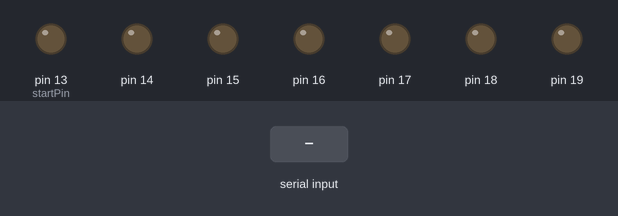
This sketch was run on a simulated Arduino Uno, built with avr-gcc and run on an emulated ATmega328P. On the bench: output pins drawn as LEDs (lit = HIGH). Inputs (shaded band) come from the test bench. What the sketch prints to the serial monitor is not drawn.

Above: at 1.2 s.
1.3 s: "<1>" received over Serial
2.9 s: "<0>" received over Serial
Timing chart, 0 to 5.9 s (numbered marks = the images above; inputs shaded):
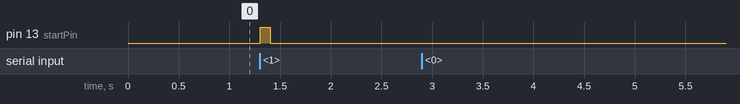

The sketch:

bubble_wall.ino
```cpp
const byte numChars = 36;
char receivedChars[numChars];

boolean newData = false;
int startPin = 13;
int AirTime = 1000;

void setup() {
  int i;
  // put your setup code here, to run once:
  Serial.begin(115200);
  Serial.println("Power on!");
  for (i = 0; i <= numChars -1; i++)
  {
    pinMode(i + startPin, OUTPUT);
  }
}

void loop() {
  int i;
  char data[numChars];
  int flag = 0;
  recvWithStartEndMarkers();

  for (i = 0; i <= (numChars - 1); i++)
  {
    if (receivedChars[i] == '1')
    {
      Serial.print(i);
      Serial.print(", ");
      digitalWrite(i + startPin, HIGH);
      receivedChars[i] = 0;
      flag = flag + 1;
    }
    else if (receivedChars[i] == '0')
    {
      Serial.print("*");
      Serial.print(i);
      Serial.print("*, ");
      digitalWrite(i + startPin, LOW);
      receivedChars[i] = 0;
      flag = flag + 1;
    }
  }
  newData = false;
  if (flag != 0)
  {
    //Serial.print(" |   ");
    //Serial.println(flag);
    flag = 0;
  }

  delay(100);

  for (i = 0; i <= (numChars - 1); i++)
  {
      digitalWrite(i + startPin, LOW);
  }
}


void recvWithStartEndMarkers() {
  static boolean recvInProgress = false;
  static byte ndx = 0;
  char startMarker = '<';
  char endMarker = '>';
  char rc;

  while (Serial.available() > 0 && newData == false) {
    rc = Serial.read();
    if (recvInProgress == true) {

      //Check if need to start the inputs.


      //checking if new msg for the LCD arravied (using start and ending markers).
      if (rc != endMarker) {
        receivedChars[ndx] = rc;
        ndx++;
        if (ndx >= numChars) {
          ndx = numChars - 1;
        }
      }
      else {
        receivedChars[ndx] = '\0'; // terminate the string
        recvInProgress = false;
        ndx = 0;
        newData = true;
      }
    }

    else if (rc == startMarker) {
      recvInProgress = true;
    }
  }
}
```

Measured:
- after the input at 1.3 s, pin 13 (startPin): LOW → HIGH at once, → LOW 0.10 s later
- after the input at 2.9 s, every drawn part: stays the same
